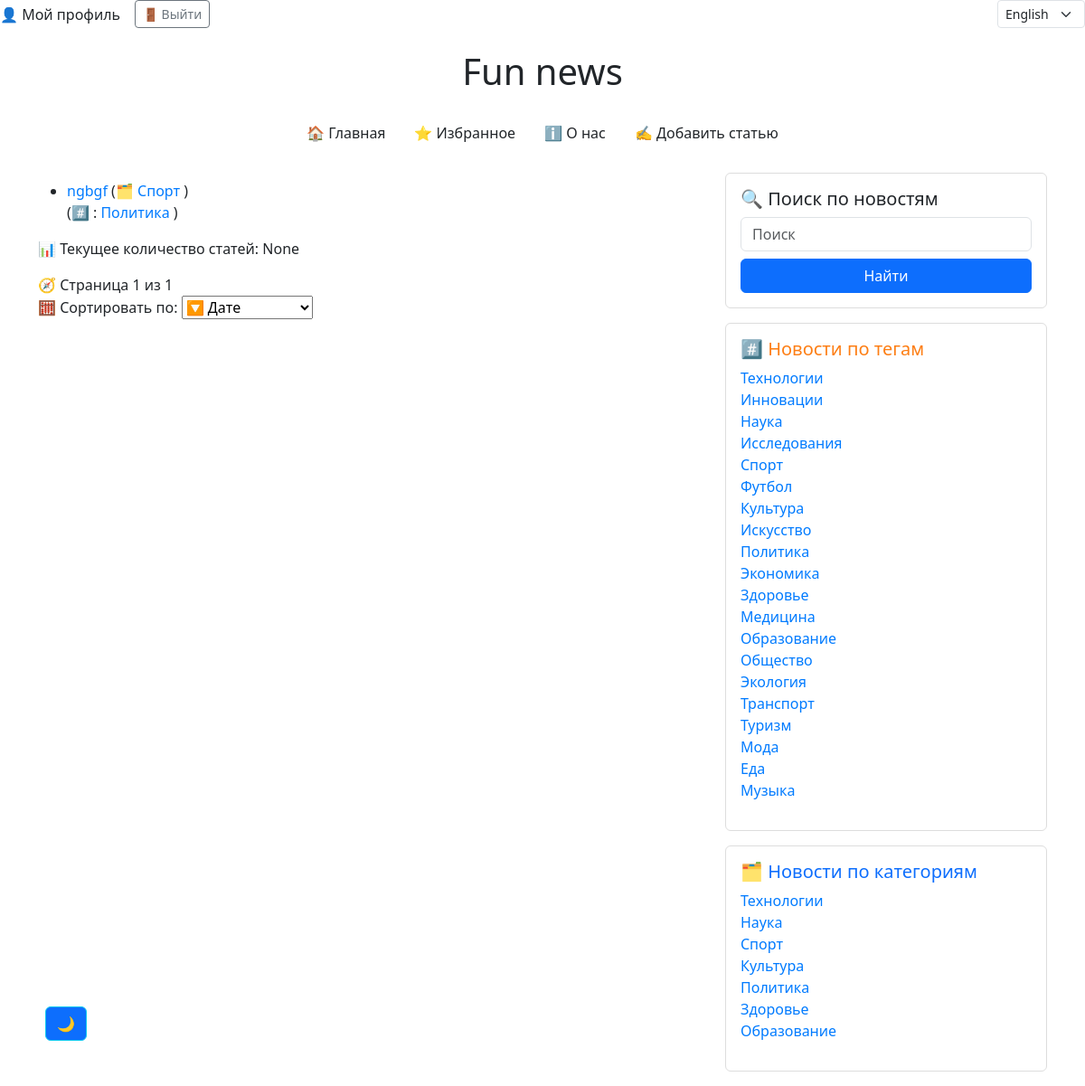
The page /profiles/user_articles/ (signed in) on the database as committed earlier.
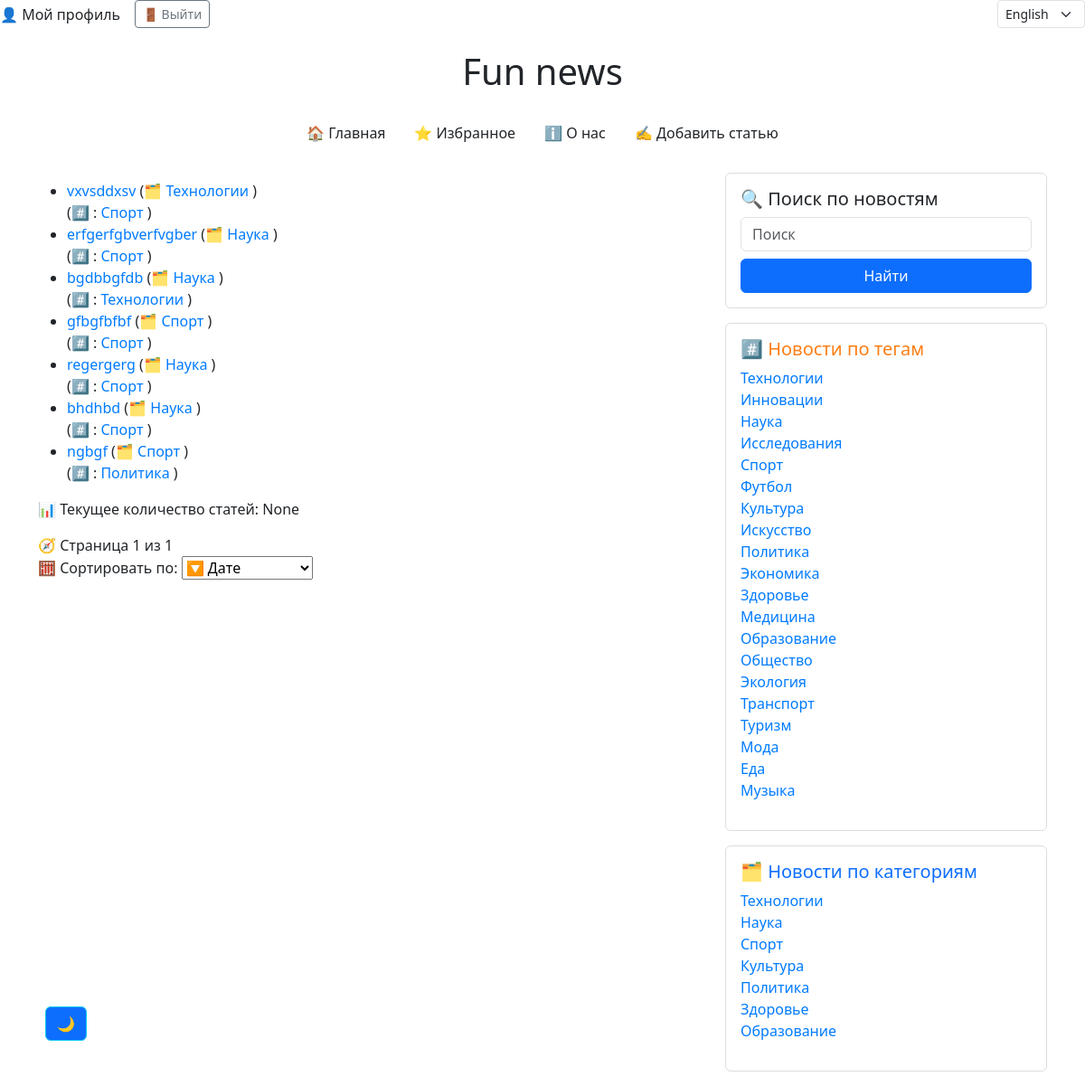
The same page on the database as committed later.
### news/models.py (models this page shows, shortened)
class Article(models.Model):
    title = models.CharField(max_length=255, verbose_name='Заголовок')
    content = models.TextField(verbose_name='Содержание')
    publication_date = models.DateTimeField(default=timezone.now, verbose_name='Дата публикации')
    views = models.IntegerField(default=0, verbose_name='Просмотры')
    category = models.ForeignKey("Category", on_delete=models.CASCADE, verbose_name='Категория', blank=True,
                              null=True)
    tags = models.ManyToManyField("Tag", related_name='articles', verbose_name='Теги', blank=True)
    likes_count = models.IntegerField(default=0)
    favourites_count = models.IntegerField(default=0)
    is_active = models.BooleanField(default=True,  verbose_name='Теги')
    slug = models.SlugField(blank=True, null=True, unique=True)
    image = models.ImageField(upload_to='articles/%Y/%m/%d/',
                              validators=[FileExtensionValidator(['jpg', 'jpeg', 'png', 'jpeg'])],
                              blank=True,
                              null=True)
    author = models.ForeignKey(get_user_model(), on_delete=models.SET_NULL, null=True,
                               default=None, verbose_name='Author')
    class Meta:
        verbose_name = 'Статья'
        verbose_name_plural = 'Статьи'
        ordering = ['-publication_date']
        permissions = [
        ('publish_article', 'Publish Article'),
            ('make_active', 'Make Active'),
        ]

class Category(models.Model):
    name = models.CharField(max_length=255, unique=True)
    class Meta:
        verbose_name = 'Категория'  # единственное число для отображения в админке
        verbose_name_plural = 'Категории'  # мн. число для отображения в админке

class Tag(models.Model):
    name = models.CharField(max_length=255, unique=True)
    class Meta:
        verbose_name = 'Тег'  # единственное число для отображения в админке
        verbose_name_plural = 'Теги'  # мн. число для отображения в админке

### profiles/views.py (the view)
# urls.py: path('user_articles/', user_articles, name='user_articles'),
@login_required
def user_articles(request):
    username = request.user.username
    all_tags = Tag.objects.all()
    all_categories = Category.objects.all()
    user_articles = Article.objects.filter(author_id=request.user.id)
    news_list = Article.objects.filter(is_active=True, author_id=request.user.id)
    paginator = Paginator(news_list, 10)  # 10 статей на страницу
    page_number = request.GET.get('page')
    page_obj = paginator.get_page(page_number)
    context = {
        'username': username,
        'all_tags': all_tags,
        'all_categories': all_categories,
        'user_articles': user_articles,
        'page_obj': page_obj,
    }
    return render(request, 'news/catalog.html', context=context)

### news/context_processors.py (called while the page is built)
def global_settings(request):
    if cache.get('favourite_count') is None:
        cache.set('favourite_count', Favourite.objects.count(), 60 * 15)
    if cache.get('like_count') is None:
        cache.set('like_count', Like.objects.count(), 60 * 15)
    if cache.get('articles_count') is None:
        cache.set('articles_count', Article.objects.count(), 60 * 15)
    if cache.get('all_tags_count') is None:
        cache.set('all_tags_count', Tag.objects.count(), 60 * 15)
    if cache.get('all_categories_count') is None:
        cache.set('all_categories_count', Category.objects.count(), 60 * 15)
    return {
        'favourites_count': cache.get('favourite_count'),
        'likes_count': cache.get('like_count'),
        'articles_count': cache.get('articles_count'),
    }

### news/templates/news/catalog.html (shortened to what this page needs)
{% extends 'news/base.html' %}
{% load i18n %}
    {% block content %}
    <section class="news">
        {% if page_obj %}
            <ul>
                {% for item in page_obj %}
                    <li>
                        <a href="{% url 'news:article_detail' slug=item.slug %}">{{ item.title }}</a>
                        {% if item.category %}
                            <span class="category">
                                ({% trans '🗂️' %}
                                <a href="{% url 'news:news_by_category' item.category.name %}">
                                    {{ item.category.name }}
                                </a>)
                            </span>
                        {% endif %}
                        <br>
                        {% if item.tags.all %}
                            <span class="tags">
                                ({% trans '#️⃣ :' %}
                                {% for tag in item.tags.all %}
                                    <a href="{% url 'news:news_by_tag' tag.name %}">{{ tag.name }}</a>{% if not forloop.last %}, {% endif %}
                                {% endfor %}
                                )
                            </span>
                        {% endif %}
                    </li>
                {% endfor %}
            </ul>
            <p>{% trans '📊 Текущее количество статей:' %} {{ articles_count }}</p>
        {% else %}
            <p>{% trans 'Нет новостей для отображения.' %} </p>
        {% endif %}
        <div class="pagination">
            <span class="step-links">
                <span class="current-page">
                    {% trans '🧭 Страница' %} {{ page_obj.number }} из {{ page_obj.paginator.num_pages }}
                </span>
            </span>
        </div>
        <form method="get" class="mb-4">
        <label for="sort">{% trans '🧮 Сортировать по:' %} </label>
        <select name="sort" id="sort" onchange="this.form.submit()">
        <option value="date" {% if sort == "date" %}selected{% endif %}>{% trans '🔽 Дате' %} </option>
        </select>
        </form>
    </section>
    {% endblock %}

### news/templates/news/base.html (shortened to what the changed rows need)
{% load static %}
{% load i18n %}
<!DOCTYPE html>
<html lang="ru">
<head>
    <link href="https://cdn.jsdelivr.net/npm/bootstrap@5.3.0/dist/css/bootstrap.min.css" rel="stylesheet">
    <link href="https://cdn.jsdelivr.net/npm/aos@2.3.4/dist/aos.css" rel="stylesheet">
    <link rel="stylesheet" href="https://unpkg.com/leaflet@1.9.4/dist/leaflet.css"/>
    <link rel="stylesheet" type="text/css" href="{% static 'css/style.css' %}">
</head>
<body>
      {% get_current_language as LANGUAGE_CODE %}
        {% get_available_languages as LANGUAGES %}
    <div class="container mt-4">
    <h1 class="text-center mb-4">Fun news</h1>
    <div class="row">
    <div class="col-md-8">
        {% block content %}{% endblock %}
    </div>
    {% if user.is_authenticated %}
    {% if all_tags and all_categories %}
    <aside class="col-md-4">
        <div class="card mb-3 p-3">
            {% if all_tags %}
                <ul class="list-unstyled">
                    {% for tag in all_tags %}
                        <li><a href="{% url 'news:news_by_tag' tag.name %}">{{ tag.name }}</a></li>
                    {% endfor %}
                </ul>
            {% else %}
                <p>{% trans '😕 Нет доступных тегов.' %}</p>
            {% endif %}
        </div>
        <div class="card mb-3 p-3">
            {% if all_categories %}
                <ul class="list-unstyled">
                    {% for category in all_categories %}
                        <li><a href="{% url 'news:news_by_category' category.name %}">{{ category.name }}</a></li>
                    {% endfor %}
                </ul>
            {% else %}
                <p>{% trans '😕 Нет доступных категорий.' %}</p>
            {% endif %}
            {% endif %}
        </div>
    </aside>
  {%  endif %}
    </div>
    </div>
</body>
</html>

Rows that differ between the two databases and show on the page:
added Article: title "vxvsddxsv", category.name "Технологии", Tag (name "Спорт")
added Article: title "erfgerfgbverfvgber", category.name "Наука", Tag (name "Спорт")
added Article: title "bgdbbgfdb", category.name "Наука", Tag (name "Технологии")
added Article: title "gfbgfbfbf", category.name "Спорт", Tag (name "Спорт")
added Article: title "regergerg", category.name "Наука", Tag (name "Спорт")
added Article: title "bhdhbd", category.name "Наука", Tag (name "Спорт")
